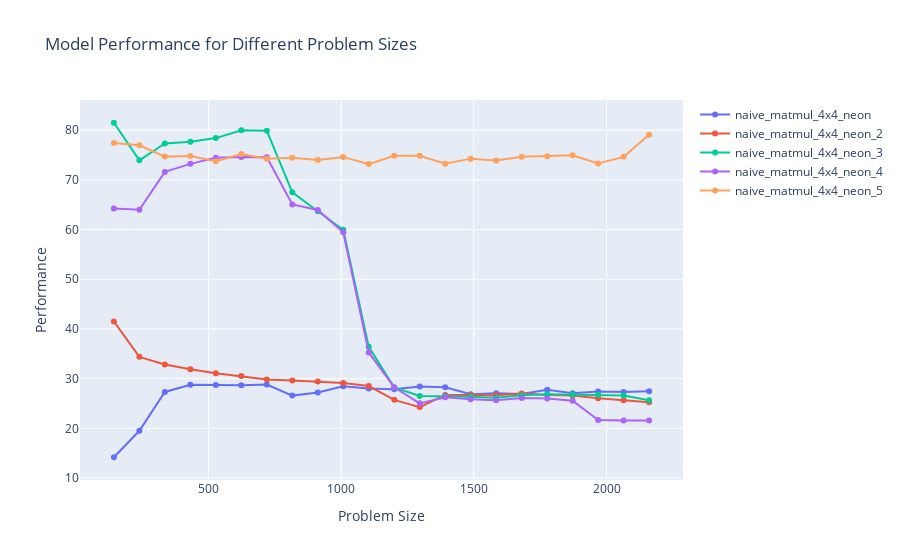

Here is the notebook cell this chart was saved with:
### Code cell
models = data["Model"].values
problem_size = data.columns[1:].astype(int)
performance = data.iloc[:, 1:].values

# Create traces for each model
traces = []
for i in range(len(models)):
    trace = go.Scatter(x=problem_size, y=performance[i], mode='lines+markers', name=models[i])
    traces.append(trace)

layout = go.Layout(title="Model Performance for Different Problem Sizes",
                   xaxis=dict(title="Problem Size"),
                   yaxis=dict(title="Performance"))

# Create figure
fig = go.Figure(data=traces, layout=layout)

# Show plot
fig.show()

### Figure 1 — Plotly figure (JSON) as saved in the notebook; plotly's stock layout.template omitted (floating-point values rounded to 4 significant figures)
{"data": [{"mode": "lines+markers", "name": "naive_matmul_4x4_neon", "type": "scatter", "x": [144, 240, 336, 432, 528, 624, 720, 816, 912, 1008, 1104, 1200, 1296, 1392, 1488, 1584, 1680, 1776, 1872, 1968, 2064, 2160], "y": [14.18, 19.51, 27.33, 28.78, 28.72, 28.68, 28.8, 26.59, 27.22, 28.47, 28.03, 27.86, 28.39, 28.28, 26.84, 27.05, 26.92, 27.76, 27.07, 27.41, 27.3, 27.48]}, {"mode": "lines+markers", "name": "naive_matmul_4x4_neon_2", "type": "scatter", "x": [144, 240, 336, 432, 528, 624, 720, 816, 912, 1008, 1104, 1200, 1296, 1392, 1488, 1584, 1680, 1776, 1872, 1968, 2064, 2160], "y": [41.51, 34.39, 32.85, 31.88, 31.1, 30.54, 29.84, 29.63, 29.44, 29.11, 28.5, 25.73, 24.27, 26.72, 26.72, 26.67, 27.01, 26.72, 26.62, 26.04, 25.67, 25.23]}, {"mode": "lines+markers", "name": "naive_matmul_4x4_neon_3", "type": "scatter", "x": [144, 240, 336, 432, 528, 624, 720, 816, 912, 1008, 1104, 1200, 1296, 1392, 1488, 1584, 1680, 1776, 1872, 1968, 2064, 2160], "y": [81.5, 73.94, 77.33, 77.68, 78.41, 80.0, 79.88, 67.49, 63.68, 59.96, 36.4, 28.22, 26.53, 26.47, 26.34, 26.18, 26.67, 26.85, 26.8, 26.78, 26.62, 25.63]}, {"mode": "lines+markers", "name": "naive_matmul_4x4_neon_4", "type": "scatter", "x": [144, 240, 336, 432, 528, 624, 720, 816, 912, 1008, 1104, 1200, 1296, 1392, 1488, 1584, 1680, 1776, 1872, 1968, 2064, 2160], "y": [64.27, 63.98, 71.61, 73.23, 74.43, 74.59, 74.54, 65.06, 63.94, 59.45, 35.27, 28.25, 25.03, 26.26, 25.88, 25.65, 26.08, 25.99, 25.55, 21.66, 21.58, 21.59]}, {"mode": "lines+markers", "name": "naive_matmul_4x4_neon_5", "type": "scatter", "x": [144, 240, 336, 432, 528, 624, 720, 816, 912, 1008, 1104, 1200, 1296, 1392, 1488, 1584, 1680, 1776, 1872, 1968, 2064, 2160], "y": [77.4, 76.95, 74.68, 74.82, 73.77, 75.22, 74.27, 74.48, 74.0, 74.63, 73.18, 74.83, 74.84, 73.26, 74.28, 73.92, 74.64, 74.78, 74.94, 73.32, 74.64, 79.1]}], "layout": {"autosize": true, "title": {"text": "Model Performance for Different Problem Sizes"}, "xaxis": {"autorange": true, "range": [18.31, 2286.0], "title": {"text": "Problem Size"}, "type": "linear"}, "yaxis": {"autorange": true, "range": [8.626, 87.05], "title": {"text": "Performance"}, "type": "linear"}}}
